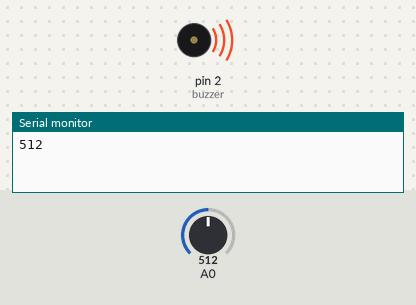
A sketch run on a simulated Arduino Uno, built with avr-gcc and run on an emulated ATmega328P. Shown: buzzer (waves = sounding), the last lines printed to the serial monitor. The inputs (shaded band) are chosen by the test bench; at power-on: A0 = 512.

Above: at 3.8 s.
3.9 s: A0 set to 111
7.8 s: A0 set to 91
At 8.4 s:
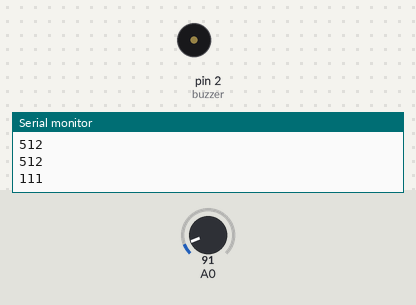
11.7 s: A0 set to 122
At 12.6 s:
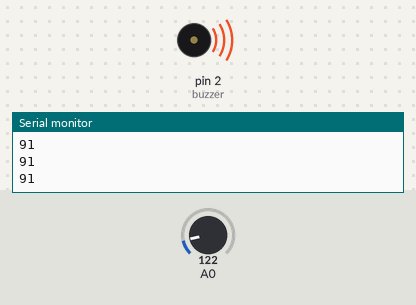
19.4 s: A0 set to 0
At 20.4 s:
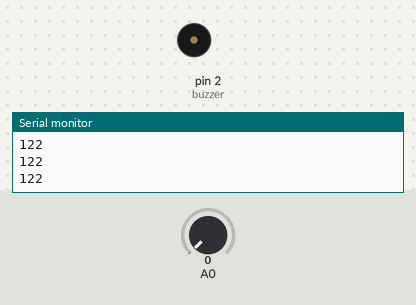
Timing chart, 0 to 22.4 s (numbered marks = the images above; inputs shaded):
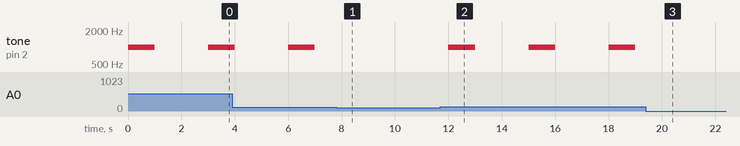

Measured:
- the behaviour switches between 102 and 101 on A0 (found by bisection; images 0 and 1)
- after the input at 7.8 s, tone on pin 2 (buzzer): stays silent (without the input it goes to 1000 Hz after 1.2 s)
- after the input at 11.7 s, tone on pin 2 (buzzer): alternates 1000 Hz for 1.0 s and silent for 2.0 s, starting after 0.30 s
- after the input at 19.4 s, tone on pin 2 (buzzer): stays silent (without the input it goes to 1000 Hz after 1.6 s)

The sketch:

code.ino
```cpp
int buzzer = 2;

void setup()
{
  pinMode(buzzer, OUTPUT);
  Serial.begin(9600);

}

void loop()
{
  int gasRead = analogRead(A0);


  if(gasRead > 101){
    tone(buzzer, 1000, 1500);
    delay(1000);
    noTone(buzzer);
    delay(1000);
  }

    else{
      noTone(buzzer);
    }

  Serial.println(gasRead);
  delay(1000);
}
```
